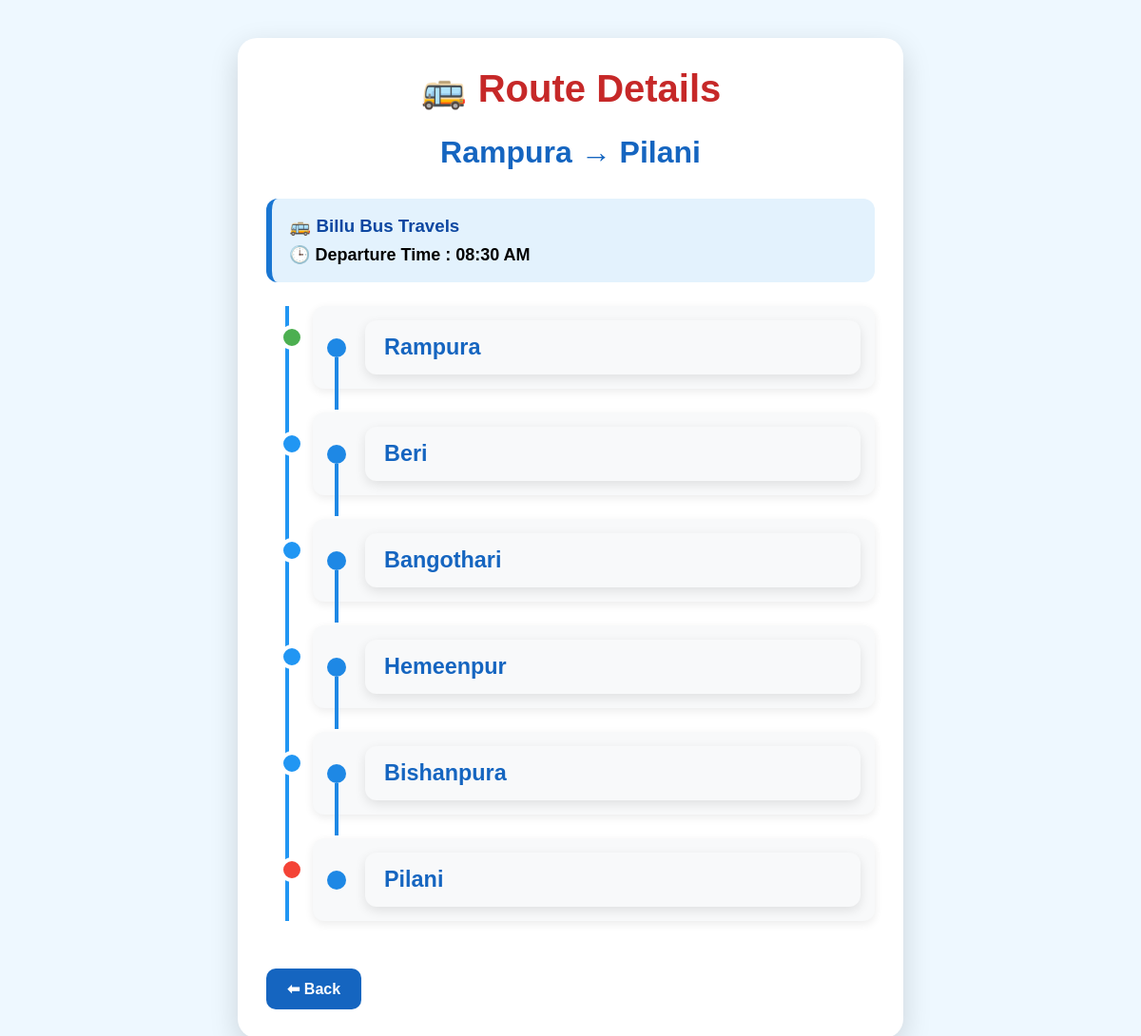
/route/1, run on the app's committed database.
### tables this page shows
CREATE TABLE buses (
        id INTEGER PRIMARY KEY AUTOINCREMENT,
        boarding TEXT,
        destination TEXT,
        bus_name TEXT,
        departure_time TEXT,
        route TEXT
    );

### tempCodeRunnerFile.py (the view)
@app.route("/route/<int:bus_id>")
def route_details(bus_id):
    conn = get_db_connection()
    bus = conn.execute("SELECT * FROM buses WHERE id = ?", (bus_id,)).fetchone()
    conn.close()
    if bus is None: return "Bus Route Not Found!", 404
    return render_template("route.html", bus=bus)

### tempCodeRunnerFile.py (called while the page is built)
def get_db_connection():
    conn = sqlite3.connect("database.db")
    conn.row_factory = sqlite3.Row
    return conn

### templates/route.html (shortened to what this page needs)
<!DOCTYPE html>
<html>
<head>
    <link rel="stylesheet" href="{{ url_for('static', filename='style.css') }}">
</head>
<body>
    <div class="route-card">
        <h1 class="route-title">🚌 Route Details</h1>
        <div class="route-name">
            {{ bus.boarding }} → {{ bus.destination }}
        </div>
        <div class="bus-info">
            <h3>🚌 {{ bus.bus_name }}</h3>
            <p>🕒 Departure Time : {{ bus.departure_time }}</p>
        </div>
        <div class="timeline">
            {% set clean_route = bus.route.replace('->', '→') %}
            {% for place in clean_route.split('→') %}
                {% if place.strip() %}
                <div class="stop">
                    <div class="circle"></div>
                    <div class="box">
                        <h3>{{ place.strip() }}</h3>
                    </div>
                </div>
                {% endif %}
            {% endfor %}
        </div>
        <a href="javascript:history.back()" class="back-btn">⬅ Back</a>
    </div>
</body>
</html>

### static/style.css (style rules this page uses)
* { margin:0; padding:0; box-sizing:border-box; font-family:Arial, Helvetica, sans-serif; }
body { background:#eef8ff; }
.back-btn { display:inline-block; margin-top:25px; padding:12px 25px; background:#1976d2; color:white; text-decoration:none; border-radius:8px; font-weight:bold; }
.back-btn { display:inline-block; margin-top:30px; padding:12px 28px; background:#1976d2; color:#fff; text-decoration:none; border-radius:8px; font-weight:bold; transition:.3s; }
.route-card { max-width: 700px; margin: 40px auto; background: #fff; border-radius: 20px; padding: 30px; box-shadow: 0 10px 30px rgba(0,0,0,0.15); }
.route-title { text-align: center; color: #c62828; font-size: 40px; margin-bottom: 25px; }
.route-name { text-align: center; color: #1565c0; font-size: 32px; font-weight: bold; margin-bottom: 30px; }
.timeline { border-left: 4px solid #2196f3; margin-left: 20px; padding-left: 25px; }
.stop { position: relative; background: #f8f9fa; padding: 15px; margin: 18px 0; border-radius: 12px; font-size: 20px; font-weight: bold; box-shadow: 0 3px 10px rgba(0,0,0,.08); }
.stop::before { content: ""; position: absolute; left: -35px; top: 20px; width: 18px; height: 18px; background: #2196f3; border: 4px solid white; border-radius: 50%; }
.stop:first-child::before { background:#4CAF50; }
.stop:last-child::before { background:#F44336; }
.back-btn { display:inline-block; margin-top:25px; padding:12px 22px; background:#1565c0; color:#fff; text-decoration:none; border-radius:10px; font-weight:bold; }
.stop { display:flex; align-items:center; gap:20px; margin-bottom:25px; position:relative; }
.circle { width:20px; height:20px; background:#1e88e5; border-radius:50%; flex-shrink:0; position:relative; }
.circle::after { content:""; position:absolute; left:8px; top:20px; width:4px; height:55px; background:#1e88e5; }
.stop:last-child .circle::after { display:none; }
.box { background:#f8f9fa; padding:15px 20px; border-radius:12px; width:100%; box-shadow:0 4px 12px rgba(0,0,0,.1); }
.box h3 { margin:0; color:#1565c0; }
.bus-info { background:#e3f2fd; border-left:6px solid #1976d2; padding:18px; margin:25px 0; border-radius:12px; }
.bus-info h3 { margin:0; color:#0d47a1; }
.bus-info p { margin-top:8px; font-size:18px; font-weight:bold; }

### data on the page
buses: boarding "Rampura", destination "Pilani", bus_name "Billu Bus Travels", departure_time "08:30 AM"

### other printed values
{{ place.strip() }} "Rampura" "Beri" "Bangothari" "Hemeenpur" "Bishanpura" "Pilani"
